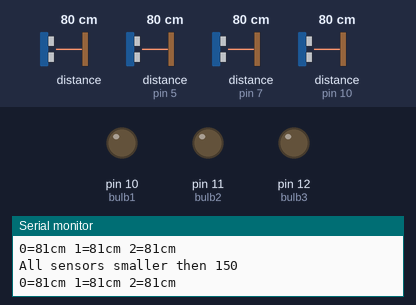
Bench run of a sketch on a simulated Arduino Leonardo, built with avr-gcc and run on an emulated ATmega32U4. On the bench: output pins drawn as LEDs (lit = HIGH), the last lines printed to the serial monitor. The test bench sets the inputs (shaded band); at power-on: distance to the obstacle (sensors on pin 10, pin 5, pin 7) 80 cm, distance to the obstacle 80 cm. The echo pulse lasts 58.3 µs per cm.

Above: at 1.2 s.
1.3 s: distance to the obstacle (sensor on pin 10) set to 54 cm
4.3 s: distance to the obstacle (sensor on pin 10) set to 44 cm
At 5.0 s:
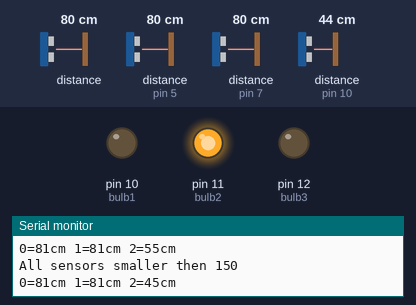
Timing chart, 0 to 7.3 s (numbered marks = the images above; inputs shaded):
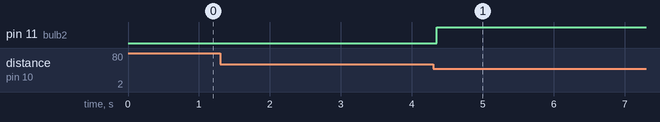

Measured:
- the behaviour switches between 49 and 48 cm on distance to the obstacle (sensor on pin 10) (found by bisection; images 0 and 1)
- after the input at 4.3 s, pin 11 (bulb2): LOW → HIGH after 0.05 s

The sketch:

Arduino_Ultrasonic_Distance_Trigger_MultiSensor_Delay.ino
```cpp
#include <NewPing.h>
#include <Keyboard.h> // einbinden der Keyboard.h

#define bulb1 10
#define bulb2 11
#define bulb3 12
#define SONAR_NUM 3      // Number of sensors.
#define MAX_DISTANCE 200 // Maximum distance (in cm) to ping.

NewPing sonar[SONAR_NUM] = {   // Sensor object array.
  NewPing(4, 5, MAX_DISTANCE), // Each sensor's trigger pin, echo pin, and max distance to ping.
  NewPing(6, 7, MAX_DISTANCE),
  NewPing(9, 10, MAX_DISTANCE)
};

// Variables Triggerdistance in cm
int TriggerDistance = 50;

// Variables Lightduration ONtime
const long lightDuration1 = 10000;  // Light duration (Filelänge 1)
const long lightDuration2 = 15000;  // Light duration (Filelänge 2)
const long lightDuration3 = 18000;  // Light duration (Filelänge 3)

/* SETUP **************************************************************/

void setup() {
  Serial.begin(115200); // Open serial monitor at 115200 baud to see ping results.
  pinMode(bulb1, OUTPUT);
  pinMode(bulb2, OUTPUT);
  pinMode(bulb3, OUTPUT);
}

/* LOOP **************************************************************/

void loop() {
  for (uint8_t i = 0; i < SONAR_NUM; i++) { // Loop through each sensor and display results.
    delay(50); // Wait 50ms between pings (about 20 pings/sec). 29ms should be the shortest delay between pings.
    Serial.print(i);
    Serial.print("=");
    Serial.print(sonar[i].ping_cm());
    Serial.print("cm ");
  }
  Serial.println();

  if(sonar[1].ping_cm() < TriggerDistance) {
      Light1();
      Keyboard.press('1'); // writes a 1 with the Keyboardemulator -> could be replaced with a Keyboard command meaningful to your Programm
      delay(50);           // keeps the Key pressed for 50ms
      Keyboard.releaseAll();
      Serial.println("Sensor 1 smaller then TriggerDistance Light1 ON");

  } else if(sonar[2].ping_cm() < TriggerDistance) {
      Light2();
      Keyboard.press('2');
      delay(50);
      Keyboard.releaseAll();
      Serial.println("Sensor 2 smaller then TriggerDistance Light2 ON");

  } else if(sonar[3].ping_cm() < TriggerDistance) {
      Light3();
      Keyboard.press('3');
      delay(50);
      Keyboard.releaseAll();
      Serial.println("Sensor 3 smaller then TriggerDistance Light3 ON");

  } else {
      Serial.println("All sensors smaller then 150");
  }
}


void Light1()                            //Start the Light subroutine
  {
  digitalWrite(bulb1, HIGH);             //turn on the light
  delay (lightDuration1);                //wait xxx seconds
  digitalWrite(bulb1, LOW);              //turn off the light
  }

void Light2()
  {
  digitalWrite(bulb2, HIGH);
  delay (lightDuration2);
  digitalWrite(bulb2, LOW);
  }

void Light3()
  {
  digitalWrite(bulb3, HIGH);
  delay (lightDuration3);
  digitalWrite(bulb3, LOW);
  }
```
